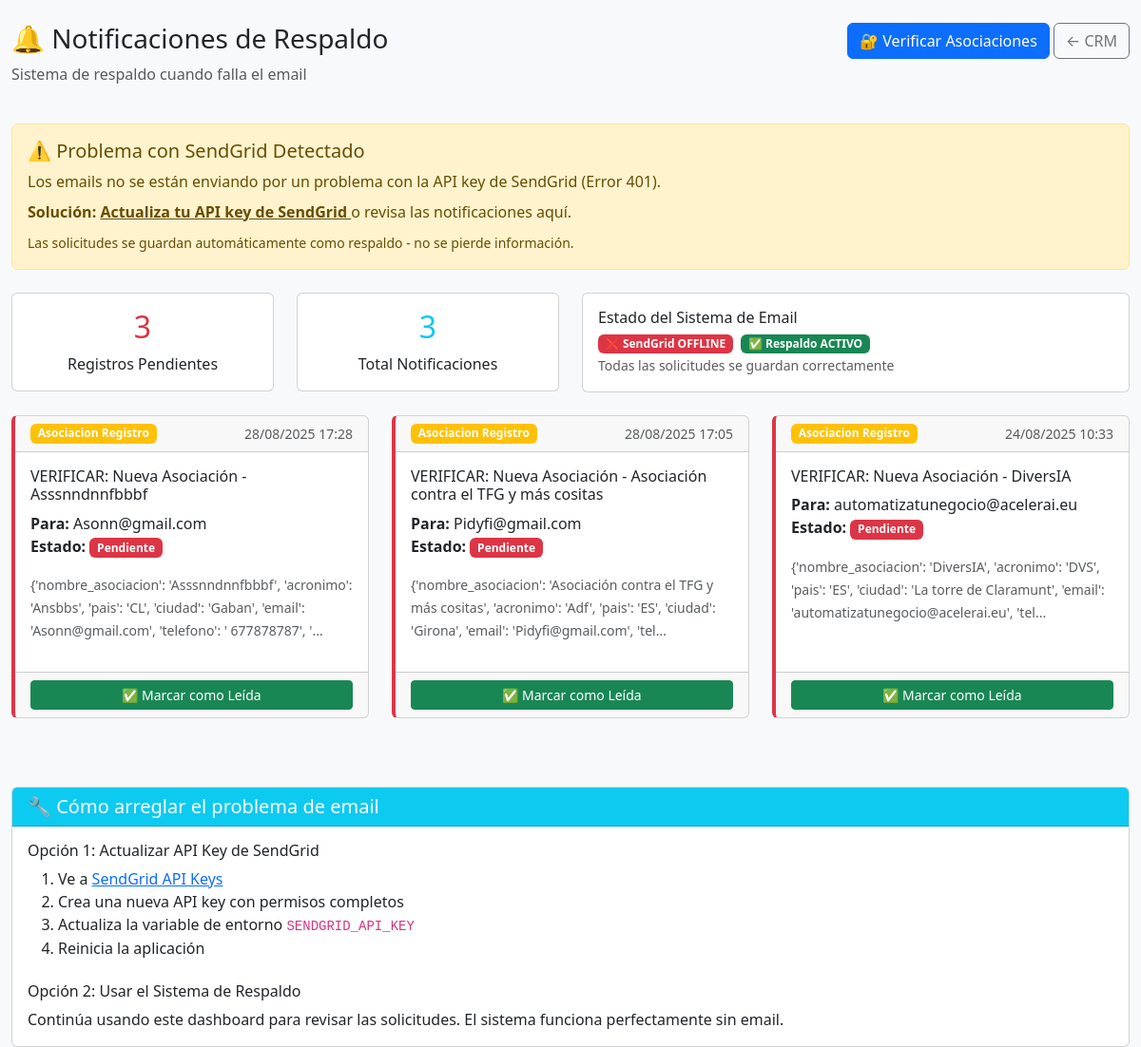
/admin/notificaciones-pendientes (signed in), run on an earlier commit of the app's database.
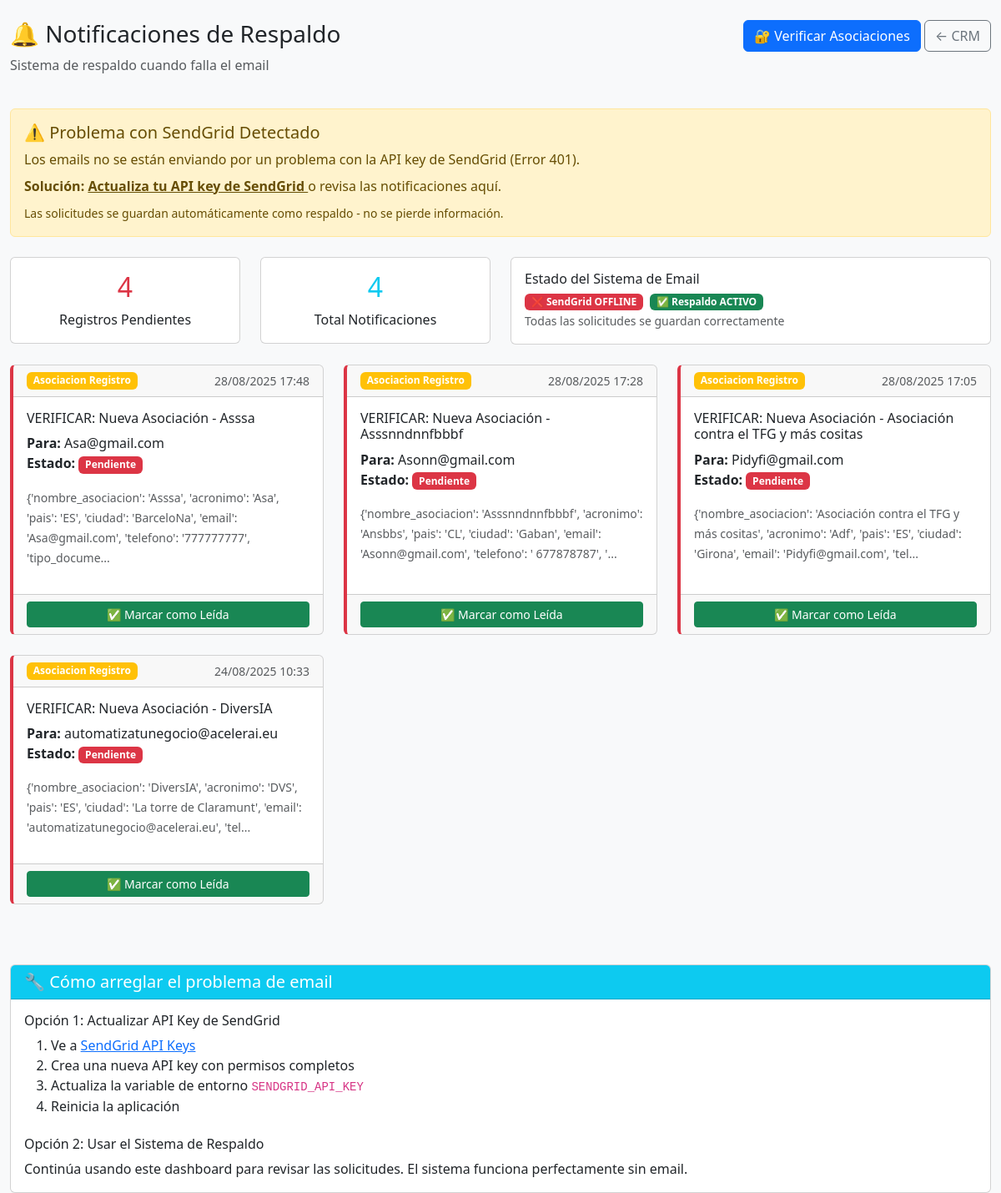
And on a later commit of the database.
### models.py (models this page shows, shortened)
class NotificationBackup(db.Model):
    __tablename__ = 'notifications_backup'
    id = db.Column(db.Integer, primary_key=True)
    tipo = db.Column(db.String(50), nullable=False)  # 'asociacion_registro', 'asociacion_estado', etc.
    destinatario = db.Column(db.String(120), nullable=False)
    asunto = db.Column(db.String(200), nullable=False)
    contenido = db.Column(db.Text, nullable=False)  # Datos en texto plano
    email_html = db.Column(db.Text, nullable=True)  # Contenido HTML del email
    estado = db.Column(db.String(20), default='pendiente')  # 'pendiente', 'enviado', 'leido'
    prioridad = db.Column(db.String(10), default='media')  # 'alta', 'media', 'baja'
    created_at = db.Column(db.DateTime, default=datetime.utcnow, index=True)
    sent_at = db.Column(db.DateTime, nullable=True)
    read_at = db.Column(db.DateTime, nullable=True)

### routes_simple.py (the view)
@app.route('/admin/notificaciones-pendientes')
def notificaciones_pendientes():
    from flask import session, redirect
    if 'admin_ok' not in session or not session.get('admin_ok'):
        flash('Acceso restringido. Inicia sesión como administrador.', 'error')
        return redirect('/admin/login-new')
    from models import NotificationBackup
    notifications = NotificationBackup.query.filter_by(
        estado='pendiente'
    ).order_by(NotificationBackup.created_at.desc()).all()
    registro_count = NotificationBackup.query.filter_by(
        tipo='asociacion_registro',
        estado='pendiente'
    ).count()
    return render_template('admin/notificaciones-pendientes.html',
                         notifications=notifications,
                         registro_count=registro_count)

### app.py (called while the page is built)
@app.after_request
def after_request(response):
    response.headers['X-Content-Type-Options'] = 'nosniff'
    response.headers['X-Frame-Options'] = 'DENY'
    response.headers['X-XSS-Protection'] = '1; mode=block'
    response.headers['Content-Security-Policy'] = "default-src 'self' 'unsafe-inline' 'unsafe-eval' https://cdn.jsdelivr.net https://cdnjs.cloudflare.com; img-src 'self' data: https:;"
    return response

### templates/admin/notificaciones-pendientes.html (shortened to what the changed rows need)
<!DOCTYPE html>
<html lang="es">
<head>
    <link href="https://cdn.jsdelivr.net/npm/bootstrap@5.3.0/dist/css/bootstrap.min.css" rel="stylesheet">
</head>
<body class="bg-light">
    <div class="container-fluid mt-4">
        <div class="row mb-4">
            <div class="col-md-8">
                <h1 class="h3">🔔 Notificaciones de Respaldo</h1>
            </div>
        </div>
        <div class="row mb-4">
            <div class="col-md-3">
                <div class="card text-center">
                    <div class="card-body">
                        <h2 class="text-danger">{{ registro_count }}</h2>
                        <p class="mb-0">Registros Pendientes</p>
                    </div>
                </div>
            </div>
            <div class="col-md-3">
                <div class="card text-center">
                    <div class="card-body">
                        <h2 class="text-info">{{ notifications|length }}</h2>
                        <p class="mb-0">Total Notificaciones</p>
                    </div>
                </div>
            </div>
        </div>
        {% if notifications %}
            <div class="row">
                {% for notification in notifications %}
                <div class="col-md-6 col-lg-4 mb-4">
                    <div class="card notification-card h-100">
                        <div class="card-header d-flex justify-content-between">
                            <span class="badge bg-warning status-badge">{{ notification.tipo.replace('_', ' ').title() }}</span>
                            <small class="text-muted">{{ notification.created_at.strftime('%d/%m/%Y %H:%M') }}</small>
                        </div>
                        <div class="card-body">
                            <h6 class="card-title">{{ notification.asunto }}</h6>
                            <p class="card-text">
                                <strong>Para:</strong> {{ notification.destinatario }}<br>
                                <strong>Estado:</strong>
                                <span class="badge bg-{{ 'success' if notification.estado == 'leido' else 'danger' }}">
                                    {{ notification.estado.title() }}
                                </span>
                            </p>
                            {% if notification.contenido %}
                            <div class="mb-3">
                                <small class="text-muted">
                                    {{ notification.contenido[:150] }}{% if notification.contenido|length > 150 %}...{% endif %}
                                </small>
                            </div>
                            {% endif %}
                        </div>
                        <div class="card-footer">
                            {% if notification.estado == 'pendiente' %}
                            <form action="/admin/marcar-notificacion-leida/{{ notification.id }}" method="POST" class="d-inline">
                                <button type="submit" class="btn btn-success btn-sm w-100">
                                    ✅ Marcar como Leída
                                </button>
                            </form>
                            {% else %}
                            <button class="btn btn-outline-success btn-sm w-100" disabled>
                                ✅ Leída el {{ notification.read_at.strftime('%d/%m/%Y') if notification.read_at }}
                            </button>
                            {% endif %}
                        </div>
                    </div>
                </div>
                {% endfor %}
            </div>
        {% endif %}
    </div>
</body>
</html>

What changed in the data, as far as the page shows it:
added NotificationBackup: tipo.replace "Asociacion Registro", created_at "28/08/2025 17:48", asunto "VERIFICAR: Nueva Asociación - Asssa", destinatario "Asa@gmail.com", estado "Pendiente", contenido "{'nombre_asociacion': 'Asssa', 'acronimo': 'Asa', 'pais': 'ES', 'ciudad': 'BarceloNa', 'email': 'Asa@gmail.com', 'telefono': '777777777', 'tipo_docume"
Also different on the page:
{{ registro_count }}: "3" → "4"
{{ notifications|length }}: "3" → "4"
